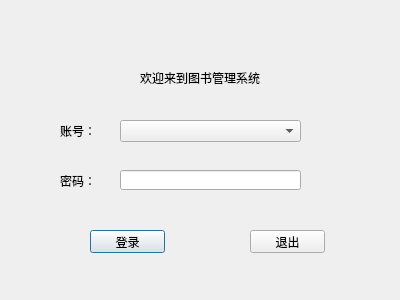
<?xml version="1.0" encoding="UTF-8"?>
<ui version="4.0">
 <class>logindialog</class>
 <widget class="QDialog" name="logindialog">
  <property name="geometry">
   <rect>
    <x>0</x>
    <y>0</y>
    <width>400</width>
    <height>300</height>
   </rect>
  </property>
  <property name="windowTitle">
   <string>登录</string>
  </property>
  <widget class="QLabel" name="label">
   <property name="geometry">
    <rect>
     <x>140</x>
     <y>70</y>
     <width>131</width>
     <height>16</height>
    </rect>
   </property>
   <property name="text">
    <string>欢迎来到图书管理系统</string>
   </property>
  </widget>
  <widget class="QLabel" name="label_2">
   <property name="geometry">
    <rect>
     <x>60</x>
     <y>120</y>
     <width>54</width>
     <height>21</height>
    </rect>
   </property>
   <property name="text">
    <string>账号：</string>
   </property>
  </widget>
  <widget class="QLabel" name="label_3">
   <property name="geometry">
    <rect>
     <x>60</x>
     <y>170</y>
     <width>54</width>
     <height>21</height>
    </rect>
   </property>
   <property name="text">
    <string>密码：</string>
   </property>
  </widget>
  <widget class="QLineEdit" name="password_input">
   <property name="geometry">
    <rect>
     <x>120</x>
     <y>170</y>
     <width>181</width>
     <height>20</height>
    </rect>
   </property>
  </widget>
  <widget class="QPushButton" name="login_button">
   <property name="geometry">
    <rect>
     <x>90</x>
     <y>230</y>
     <width>75</width>
     <height>23</height>
    </rect>
   </property>
   <property name="text">
    <string>登录</string>
   </property>
  </widget>
  <widget class="QPushButton" name="exit_button">
   <property name="geometry">
    <rect>
     <x>250</x>
     <y>230</y>
     <width>75</width>
     <height>23</height>
    </rect>
   </property>
   <property name="text">
    <string>退出</string>
   </property>
  </widget>
  <widget class="QComboBox" name="name_input">
   <property name="geometry">
    <rect>
     <x>120</x>
     <y>120</y>
     <width>181</width>
     <height>22</height>
    </rect>
   </property>
  </widget>
 </widget>
 <resources/>
 <connections/>
</ui>
